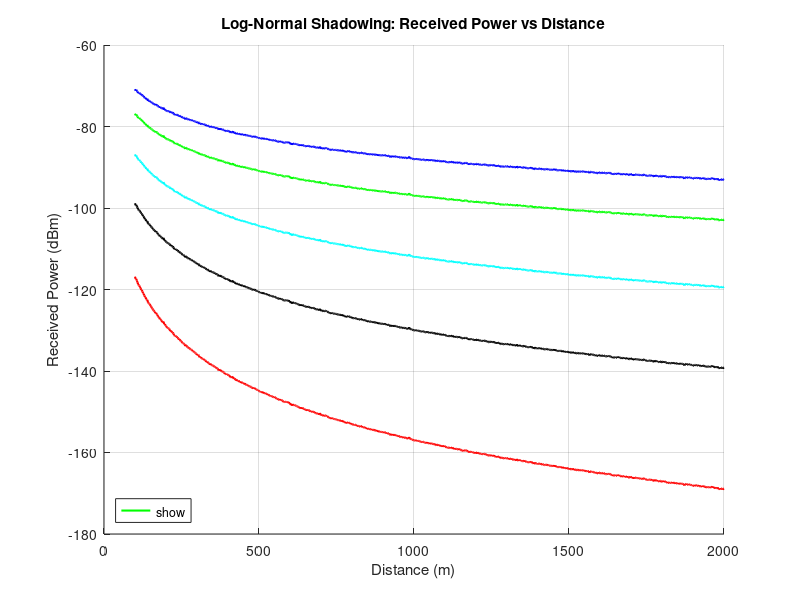

Reproduce this figure in MATLAB.
clc; clear; close all;

% --- Inputs & Constants ---
C = 3e8;                                % Speed of light
f = 2100e6;                             % Frequency (WCDMA)
Pt = 1e-3;                              % Tx Power (Watts)
Gt = 1; Gr = 1;                         % Gains (dB)
d0 = 1;                                 % Ref distance (m)

% Environment Data: [Free Space, Urban, Shadowed, Indoor LOS, Factory, Obstructed]
n_opts = [2, 3.1, 4, 1.7, 2.5, 5];      % Path Loss Exponents

e = input('Environment (1-Free, 2-Urb, 3-Shad, 4-InLOS, 5-Fact, 6-Obs): ');
d_user = input('Enter Distance (100-2000m): ');

% --- Single Point Calculation ---
% Calculate Wavelength and Power in dBm
lamda = C / f;
Pt_dBm = 10 * log10(Pt * 1000);

% Calculate Reference Power (Pr0) based on user selection
% Note: Using user's 'n' for the specific answer as per original code logic
n_user = n_opts(e); 
Pr0_user = Pt_dBm + Gt + Gr - (10 * n_user * log10(4 * pi * d0 / lamda));

fprintf('Received Power (Pr0) at %d m: %.4f dBm\n', d0, Pr0_user);

% --- Simulation & Plotting ---
figure; hold on;
dist = 100:2:2000;                      % Distance Vector
noise = randn(1, length(dist)) * 0.1;   % Generate noise vector once

% Environments to plot (Indices 1 to 5 as per original code)
plot_indices = [1, 2, 3, 4, 5]; 
colors = {'g', 'k', 'r', 'b', 'c'};
labels = {'Free Space (n=2)', 'Urban (n=3.1)', 'Shadowed (n=4)', ...
          'In-Build LOS (n=1.7)', 'Factory (n=2.5)'};

% Calculate Base Reference Power (Free Space n=2) for consistent plotting
Pr0_ref = Pt_dBm + Gt + Gr - (20 * log10(4 * pi * d0 / lamda)); 

for k = 1:length(plot_indices)
    idx = plot_indices(k);
    n = n_opts(idx);
    
    % Vectorized Path Loss Calculation: Pr = Pr0 - 10nlog(d/d0) + X
    Pr_vec = Pr0_ref - (10 * n * log10(dist ./ d0)) + noise;
    
    plot(dist, Pr_vec, 'Color', colors{k}, 'DisplayName', labels{k}, 'LineWidth', 1.5);
end

grid on;
title('Log-Normal Shadowing: Received Power vs Distance');
xlabel('Distance (m)'); ylabel('Received Power (dBm)');
legend('show', 'Location', 'southwest');